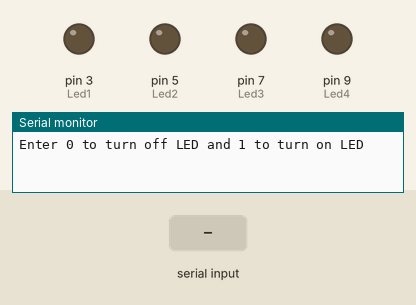
Recording of a sketch running on a simulated Arduino Leonardo, built with avr-gcc and run on an emulated ATmega32U4. Shown: output pins drawn as LEDs (lit = HIGH), the last lines printed to the serial monitor. The test bench sets the inputs (shaded band).

Above: at 1.2 s.
1.3 s: "1" received over Serial
At 1.8 s:
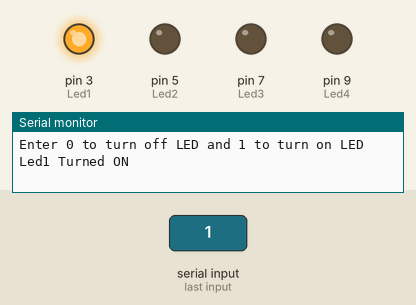
2.8 s: "9" received over Serial
At 4.0 s:
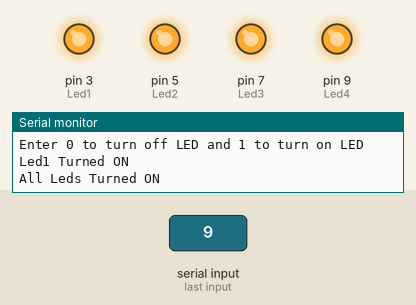
4.3 s: "5" received over Serial
At 5.3 s:
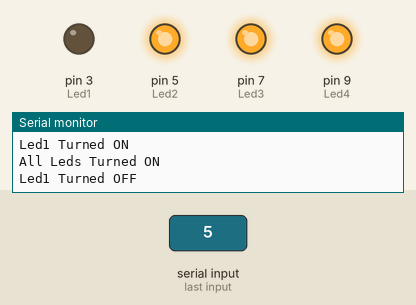
5.8 s: "6" received over Serial
At 6.4 s:
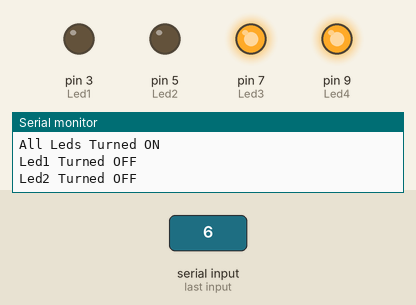
7.3 s: "7" received over Serial
At 8.5 s:
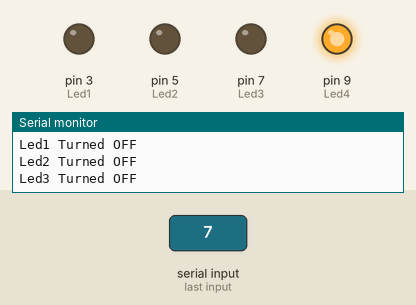
8.8 s: "2" received over Serial
At 9.9 s:
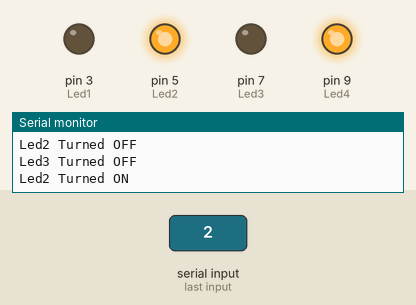
Timing chart, 0 to 11.3 s (numbered marks = the images above; inputs shaded):
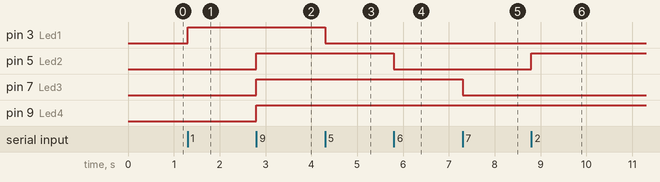

The sketch:

arduino_serial_led.ino
```cpp
const int Led1 = 3;
const int Led2 = 5;
const int Led3 = 7;
const int Led4 = 9;

void setup()
{
  pinMode(Led1, OUTPUT);
  pinMode(Led2, OUTPUT);
  pinMode(Led3, OUTPUT);
  pinMode(Led4, OUTPUT);

  Serial.begin(9600);
  while (! Serial); // Wait untilSerial is ready - Leonardo
  Serial.println("Enter 0 to turn off LED and 1 to turn on LED");
}

void loop()
{
  if (Serial.available())
  {
    char ch = Serial.read();
    if (ch == '0')
    {
      digitalWrite(Led1,LOW);
      digitalWrite(Led2,LOW);
      digitalWrite(Led3,LOW);
      digitalWrite(Led4,LOW);
      delay(10);
      Serial.println("All Leds Turned OFF");
    }
    if (ch == '1')
    {
      digitalWrite(Led1,HIGH);
      delay(10);
      Serial.println("Led1 Turned ON");
    }
    if (ch == '2')
    {
      digitalWrite(Led2,HIGH);
      delay(10);
      Serial.println("Led2 Turned ON");
    }
    if (ch == '3')
    {
      digitalWrite(Led3,HIGH);
      delay(10);
      Serial.println("Led3 Turned ON");
    }
    if (ch == '4')
    {
      digitalWrite(Led4,HIGH);
      delay(10);
      Serial.println("Led4 Turned ON");
    }
    if (ch == '5')
    {
      digitalWrite(Led1,LOW);
      delay(10);
      Serial.println("Led1 Turned OFF");
    }
    if (ch == '6')
    {
      digitalWrite(Led2,LOW);
      delay(10);
      Serial.println("Led2 Turned OFF");
    }
    if (ch == '7')
    {
      digitalWrite(Led3,LOW);
      delay(10);
      Serial.println("Led3 Turned OFF");
    }
    if (ch == '8')
    {
      digitalWrite(Led4,LOW);
      delay(10);
      Serial.println("Led4 Turned OFF");
    }
    if (ch == '9')
    {
      digitalWrite(Led1,HIGH);
      digitalWrite(Led2,HIGH);
      digitalWrite(Led3,HIGH);
      digitalWrite(Led4,HIGH);
      delay(10);
      Serial.println("All Leds Turned ON");
    }
  }
}
```

Measured:
- after the input at 1.3 s, pin 3 (Led1): LOW → HIGH at once
- after the input at 2.8 s, pin 5 (Led2), pin 7 (Led3), pin 9 (Led4): LOW → HIGH at once
- after the input at 4.3 s, pin 3 (Led1): HIGH → LOW at once
- after the input at 5.8 s, pin 5 (Led2): HIGH → LOW at once
- after the input at 7.3 s, pin 7 (Led3): HIGH → LOW at once
- after the input at 8.8 s, pin 5 (Led2): LOW → HIGH at once
